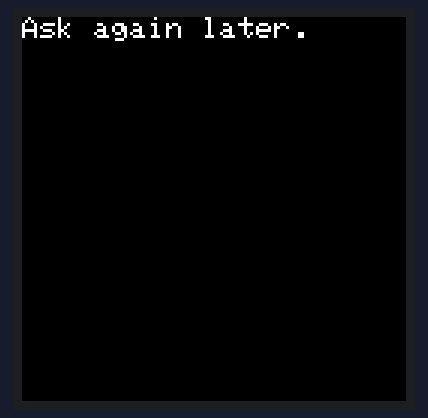
The sketch below on a simulated Arduino Mega 2560, built with avr-gcc and run on an emulated ATmega2560. Shown: 128×128 colour display. Random numbers use the default seed unless the sketch sets one; what the sketch prints to the serial monitor is not drawn.

Above: at 1.2 s.
At 2.2 s:
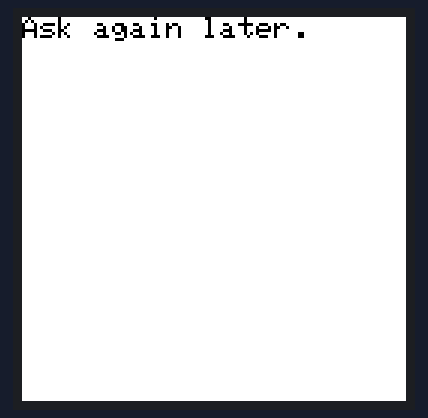

Measured:
- what the display in image 0 shows lasts 1.0 s, from 1.2 s to 2.2 s
- what the display in image 1 shows lasts 0.5 s, from 2.2 s to 2.7 s

The sketch:

305_Display_Screen.ino
```cpp
#include <Adafruit_GFX.h>    // Core graphics library
#include <Adafruit_ST7735.h> // Hardware-specific library for ST7735
#include <Adafruit_ST7789.h> // Hardware-specific library for ST7789
#include <SPI.h>

#ifdef ADAFRUIT_HALLOWING
  #define TFT_CS        39 // Hallowing display control pins: chip select
  #define TFT_RST       37 // Display reset
  #define TFT_DC        38 // Display data/command select
  #define TFT_BACKLIGHT  7 // Display backlight pin
#else
  // For the breakout board, you can use any 2 or 3 pins.
  // These pins will also work for the 1.8" TFT shield.
  #define TFT_CS        10
  #define TFT_RST        9 // Or set to -1 and connect to Arduino RESET pin
  #define TFT_DC         8
#endif


// For 1.44" and 1.8" TFT with ST7735 (including HalloWing) use:
Adafruit_ST7735 tft = Adafruit_ST7735(TFT_CS, TFT_DC, TFT_RST);

float p = 3.1415926;

const int ACC = A1;     //the accelerometer is connected to pin A1
float threshold = 400;  //threshold the sensor must surpass to activate reply

void setup(void) {
  Serial.begin(9600);
  Serial.print(F("Hello! ST77xx TFT Test"));

#ifdef ADAFRUIT_HALLOWING
  // HalloWing is a special case. It uses a ST7735R display just like the
  // breakout board, but the orientation and backlight control are different.
  tft.initR(INITR_HALLOWING);        // Initialize HalloWing-oriented screen
  pinMode(TFT_BACKLIGHT, OUTPUT);
  digitalWrite(TFT_BACKLIGHT, HIGH); // Backlight on
#else
  // Use this initializer if using a 1.8" TFT screen:
  tft.initR(INITR_144GREENTAB);      // Init ST7735R chip, green tab

#endif

  uint16_t time = millis();
  tft.fillScreen(ST77XX_BLACK);
  time = millis() - time;


  String ReplyArray[13] = {"It is certain.", "It is decidedly so.", "Withough a doubt.", "Most likely.", "Outlook good.", "Yes.","Reply hazy, try again.", "Ask again later.", "Cannot predict now.", "Don't count on it.", "My reply is no.", "Very doubtful", "Ask Dr. Dvorak"};                      //the array of possible replies

        float sensorValueAccelerometer = analogRead(A1); //naming a variable for what the sensor is reading
        Serial.println (sensorValueAccelerometer);       //printing what the sensor is reading
        String Reply = ReplyArray[random(12)];           //assigning "Reply" variable to be random choice from array
        if (sensorValueAccelerometer > threshold){
          Serial.println (Reply);                        //printing "Reply" if sensor reads beyond threshold

        }
        delay (1000);                                    //delay for testing


  // large block of text
  testdrawtext(Reply, ST77XX_WHITE);
  delay(1000);
  }


void loop() {
  tft.invertDisplay(true);
  delay(500);
  tft.invertDisplay(false);
  delay(500);

  }

void testdrawtext(String text, uint16_t color) {
  tft.setCursor(0, 0);
  tft.setTextColor(color);
  tft.setTextWrap(true);
  tft.print(text);

}

void tftPrintTest() {
  tft.setTextWrap(false);
  tft.fillScreen(ST77XX_BLACK);
  tft.setCursor(0, 30);
  tft.setTextColor(ST77XX_RED);
  tft.setTextSize(1);
  tft.println("Hello World!");
  tft.setTextColor(ST77XX_YELLOW);
  tft.setTextSize(2);
  tft.println("Hello World!");
  tft.setTextColor(ST77XX_GREEN);
  tft.setTextSize(3);
  tft.println("Hello World!");
  tft.setTextColor(ST77XX_BLUE);
  tft.setTextSize(4);
  tft.print(1234.567);
  delay(1500);
  tft.setCursor(0, 0);
  tft.fillScreen(ST77XX_BLACK);
  tft.setTextColor(ST77XX_WHITE);
  tft.setTextSize(0);
  tft.println("Hello World!");
  tft.setTextSize(1);
  tft.setTextColor(ST77XX_GREEN);
  tft.print(p, 6);
  tft.println(" Want pi?");
  tft.println(" ");
  tft.print(8675309, HEX); // print 8,675,309 out in HEX!
  tft.println(" Print HEX!");
  tft.println(" ");
  tft.setTextColor(ST77XX_WHITE);
  tft.println("Sketch has been");
  tft.println("running for: ");
  tft.setTextColor(ST77XX_MAGENTA);
  tft.print(millis() / 1000);
  tft.setTextColor(ST77XX_WHITE);
  tft.print(" seconds.");
}

void mediabuttons() {
  // play
  tft.fillScreen(ST77XX_BLACK);
  tft.fillRoundRect(25, 10, 78, 60, 8, ST77XX_WHITE);
  tft.fillTriangle(42, 20, 42, 60, 90, 40, ST77XX_RED);
  delay(500);
  // pause
  tft.fillRoundRect(25, 90, 78, 60, 8, ST77XX_WHITE);
  tft.fillRoundRect(39, 98, 20, 45, 5, ST77XX_GREEN);
  tft.fillRoundRect(69, 98, 20, 45, 5, ST77XX_GREEN);
  delay(500);
  // play color
  tft.fillTriangle(42, 20, 42, 60, 90, 40, ST77XX_BLUE);
  delay(50);
  // pause color
  tft.fillRoundRect(39, 98, 20, 45, 5, ST77XX_RED);
  tft.fillRoundRect(69, 98, 20, 45, 5, ST77XX_RED);
  // play color
  tft.fillTriangle(42, 20, 42, 60, 90, 40, ST77XX_GREEN);
}
```
